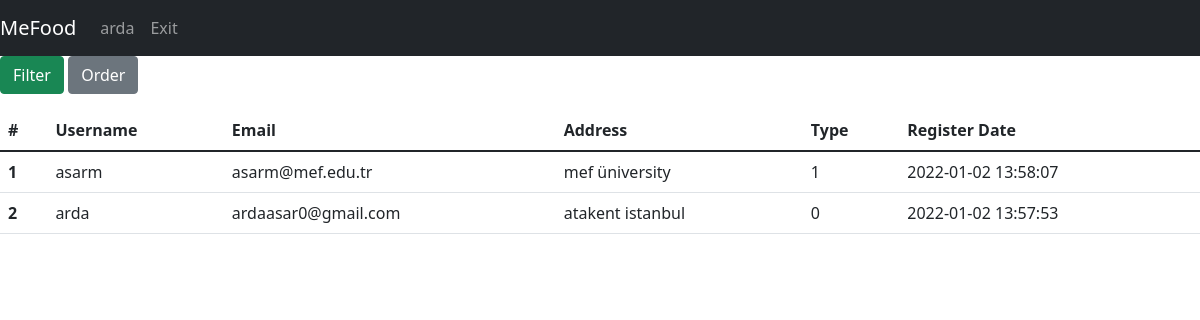
Before: /users (signed in) with the older database file.
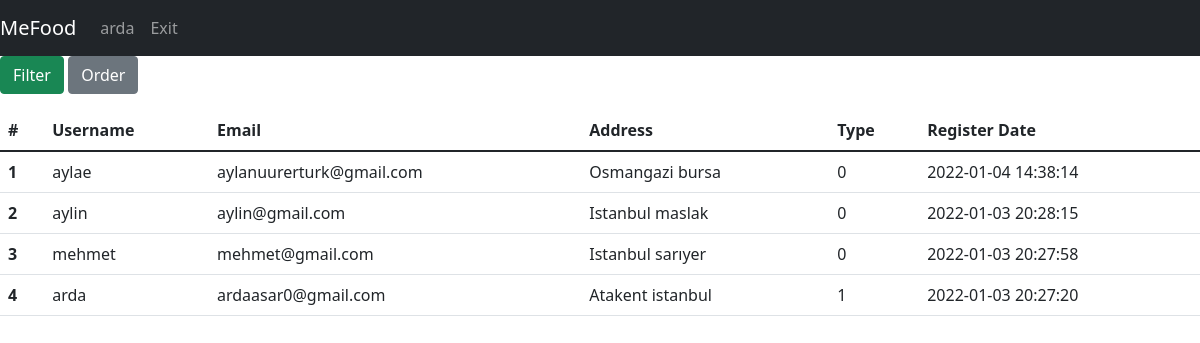
After: the same page with the newer database file.
### tables this page shows
CREATE TABLE users(username TEXT PRIMARY KEY,email TEXT,password TEXT,user_type INTEGER, address Text, lat REAL , lng REAL, registred_date Date DEFAULT (datetime('now','localtime')));

### app.py (the view)
@app.route("/users", methods=["GET", "POST"])
def allUsers():
    with sqlite3.connect(DATABASE) as database:
        cursor = database.cursor()
    if request.method == "POST":
        print(request.form)
        print(request.form.keys())
        if 'order' in request.form:
            orderBy = request.form['orderBy'].lower()
            if session["isFiltered"] == False:
                command = "SELECT username,email,address,registred_date,user_type as type FROM users ORDER BY "+str(orderBy)
                cursor.execute(command)
                query = cursor.fetchall()
                session["filteredData"]["users"] = query
            else:
                df = pd.DataFrame(session["filteredData"]["users"],
                                  columns=['username', 'email','address','registred_date','type'])
                df = df.sort_values(by=orderBy)
                session["filteredData"]["users"] = df.values.tolist()
        if 'filter' in request.form:
            filtered_cols, expected_vals = [], []
            q = ""
            if 'user_type' in request.form.keys():
                if request.form["user_type"] == "1":
                    filtered_cols.append("user_type")
                    expected_vals.append(1)
                else:
                    filtered_cols.append("user_type")
                    expected_vals.append(0)
            for c in request.form.keys():
                if request.form[c] != '' and request.form[c] != "filter" and c !='user_type':
                    filtered_cols.append(c)
                    expected_vals.append(request.form[c])
            if len(expected_vals) > 0:
                if filtered_cols[0] != "user_type":
                    q += filtered_cols[0]+" LIKE "+f"'%{expected_vals[0]}%'"
                elif expected_vals[0] == 1:
                    q += " user_type = 1"
                else:
                    q += " user_type = 0"
                if len(expected_vals) > 1:
                    for index in range(1, len(expected_vals)):
                        if filtered_cols[index] != "user_type":
                            q += " and " + filtered_cols[index]+" LIKE " + f"'%{expected_vals[index]}%'"
                command = "SELECT username,email,address,registred_date,user_type as type FROM users WHERE "+q
                cursor.execute(command)
                query = cursor.fetchall()
                session["filteredData"]["users"] = query
            else:
                session["filteredData"] = getAllDbData(toGet=["users"])
            session["isFiltered"] = True
    else:
        session["filteredData"] = getAllDbData(toGet=["users"])
        session["isFiltered"] = False
    return render_template("admin/list_operations/list_users.html", username=session["username"], data=session["filteredData"])

### app.py (called while the page is built)
def getUsers(cursor, limit=None):
    if limit != None:
        cursor.execute(
            "SELECT username,email,address,registred_date,user_type FROM users ORDER BY registred_date DESC LIMIT ?", (limit,))
    else:
        cursor.execute("SELECT username,email,address,registred_date,user_type FROM users ORDER BY registred_date DESC")
    query = cursor.fetchall()
    return query

def getAllDbData(toGet, limit=None):
    with sqlite3.connect(DATABASE) as database:
        cursor = database.cursor()
    data = {}
    for entity in toGet:
        if entity == "couriers":
            data[entity] = getCouriers(cursor, limit)
        if entity == "users":
            data[entity] = getUsers(cursor, limit)
        if entity == "restaurant":
            data[entity] = getRestaurants(cursor, limit)
        if entity == "menu":
            data[entity] = getMenus(cursor, limit)
        if entity == "orders":
            data[entity] = getOrders(cursor, limit)
        if entity == "reviews":
            data[entity] = getReviews(cursor, limit)
        if entity == "extras":
            data[entity] = getExtras(cursor, limit)
        else:
            pass
    return data

### templates/admin/list_operations/list_users.html (shortened to what this page needs)
{% extends 'base.html' %}
{% block navbar %}
<nav class="navbar navbar-expand-lg navbar-dark bg-dark">
    <a class="navbar-brand" href="#">MeFood</a>
    <div class="collapse navbar-collapse" id="navbarNav">
        <ul class="navbar-nav">
          <li class="nav-item active"><a class="nav-link" href="/">{{username}}</a></li>
          <li class="nav-item active"><a class="nav-link" href="/exit">Exit</a></li>
        </ul>
    </div>
</nav>
{% endblock %}
{% block body %}
<p>
  <a class="btn btn-success" data-toggle="collapse" href="#filter" role="button" aria-expanded="false" aria-controls="filter">Filter</a>
  <button class="btn btn-secondary" type="button" data-toggle="collapse" data-target="#order" aria-expanded="false" aria-controls="order">Order</button>
</p>
<div>
    <table class="table">
      <thead class="thead-dark">
        <tr>
            <th scope="col">#</th>
            <th scope="col">Username</th>
            <th scope="col">Email</th>
            <th scope="col">Address</th>
            <th scope="col">Type</th>
            <th scope="col">Register Date</th>
        </tr>
      </thead>
      <tbody>
        {%for i in range(data["users"]|length)%}
                <tr>
                  <th scope="row">{{ i+1 }}</th>
                  <td>{{ data["users"][i][0] }}</td>
                  <td>{{ data["users"][i][1] }}</td>
                  <td>{{ data["users"][i][2] }}</td>
                  <td>{{ data["users"][i][4] }}</td>
                  <td>{{ data["users"][i][3] }}</td>
                </tr>
        {%endfor%}
      </tbody>
    </table>
</div>
{% endblock %}

### templates/base.html (shortened to what this page needs)
<!doctype html>
<html lang="en">
  <head>
    <link href="https://cdn.jsdelivr.net/npm/bootstrap@5.1.3/dist/css/bootstrap.min.css" rel="stylesheet">
  </head>
  <body>
  <div>
    {% block navbar %}
    {% endblock %}
  </div>
  <div>
    {% block body %}
    {% endblock %}
  </div>
  </body>
</html>

Changed rows visible on the page:
removed users: username "asarm", email "asarm@mef.edu.tr", address "mef üniversity", user_type "1", registred_date "2022-01-02 13:58:07"
added users: username "aylae", email "aylanuurerturk@gmail.com", address "Osmangazi bursa", user_type "0", registred_date "2022-01-04 14:38:14"
added users: username "aylin", email "aylin@gmail.com", address "Istanbul maslak", user_type "0", registred_date "2022-01-03 20:28:15"
added users: username "mehmet", email "mehmet@gmail.com", address "Istanbul sarıyer", user_type "0", registred_date "2022-01-03 20:27:58"
Other visible differences:
new list line: "1"
new list line: "2"
new list line: "3"
new list line: "4"
new list line: "arda ardaasar0@gmail.com Atakent istanbul 1 2022-01-03 20:27:20"
list line gone: "1"
list line gone: "2"
list line gone: "arda ardaasar0@gmail.com atakent istanbul 0 2022-01-02 13:57:53"
